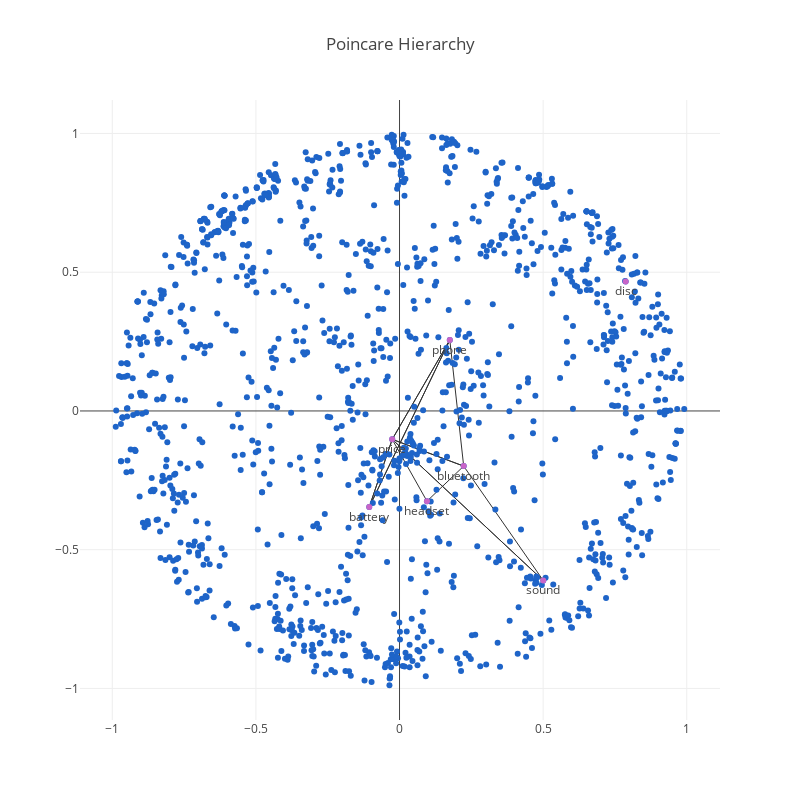

Notebook source saved alongside this figure:
### Code cell
iplot(fig)

### Figure 1 — Plotly figure (JSON) as saved in the notebook; plotly's stock layout.template omitted (floating-point values rounded to 4 significant figures; data arrays with more than 128 entries replaced by an {"elided": "..."} marker saying what was removed)
{"data": [{"hoverinfo": "none", "line": {"color": "rgb(50,50,50)", "width": 1}, "mode": "lines", "type": "scatter", "uid": "1cb6e5bd-c41f-4d15-9fde-00ccf0a55975", "x": [0.175, -0.02551, null, -0.02551, 0.2233, null, -0.1055, -0.02551, null, 0.5005, 0.2233, null, 0.2233, -0.02551, null, 0.5005, -0.02551, null, -0.1055, 0.175, null, 0.2233, 0.09557, null, -0.02551, 0.175, null, 0.2233, 0.175, null, -0.02551, -0.1055, null, 0.175, -0.1055, null, -0.02551, 0.5005, null, 0.09557, -0.02551, null], "y": [0.2557, -0.1023, null, -0.1023, -0.1988, null, -0.3461, -0.1023, null, -0.6112, -0.1988, null, -0.1988, -0.1023, null, -0.6112, -0.1023, null, -0.3461, 0.2557, null, -0.1988, -0.3252, null, -0.1023, 0.2557, null, -0.1988, 0.2557, null, -0.1023, -0.3461, null, 0.2557, -0.3461, null, -0.1023, -0.6112, null, -0.3252, -0.1023, null]}, {"marker": {"color": "rgb(30, 100, 200)"}, "mode": "markers", "text": {"elided": "1378 str values"}, "textposition": "bottom center", "type": "scatter", "uid": "a6147492-64ca-47df-9c15-0a208d467a24", "x": {"elided": "1378 float values"}, "y": {"elided": "1378 float values"}}, {"marker": {"color": "rgb(200, 100, 200)"}, "mode": "markers+text", "text": ["phone", "battery", "sound", "bluetooth", "headset", "price", "disc"], "textposition": "bottom center", "type": "scatter", "uid": "5785c8f0-0fa6-460f-acf7-ebc20ebf898b", "x": [0.175, -0.1055, 0.5005, 0.2233, 0.09557, -0.02551, 0.7873], "y": [0.2557, -0.3461, -0.6112, -0.1988, -0.3252, -0.1023, 0.4667]}], "layout": {"height": 800, "hovermode": "closest", "showlegend": false, "title": {"text": "Poincare Hierarchy"}, "width": 800}}
